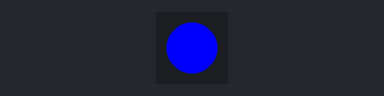
A sketch run on a simulated Arduino Uno, built with avr-gcc and run on an emulated ATmega328P. Shown: 1 RGB LEDs in strip order, left to right. EEPROM starts erased; what the sketch prints to the serial monitor is not drawn.

Above: at 2.2 s.
At 16.8 s:
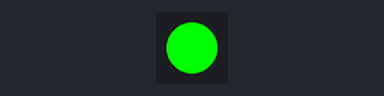
At 29.8 s:
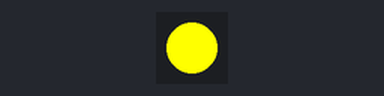
At 41.5 s:
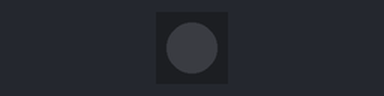
Timing chart, 0 to 41.6 s (numbered marks = the images above):
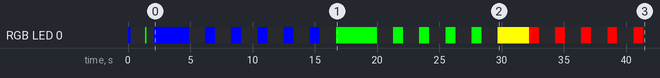

The sketch:

pixel_altimeter.ino
```cpp
// LED Skydive Altimeter by Martin Hovmöller
// To do:
// 1) Detect descent, don't light up LEDs on ascent.
// 2) Deep sleep power mode.
// 3) Make an array to handle the different altitudes.
#define simulation

#include <EEPROM.h>
#include <Wire.h>
#include <Adafruit_NeoPixel.h>
#include <Adafruit_BMP085.h>

Adafruit_BMP085 bmp;

#define PIN 2
Adafruit_NeoPixel strip = Adafruit_NeoPixel(1, PIN);

// Define different colors for easier use.
uint32_t blue      = strip.Color(0, 0, 255);
uint32_t green     = strip.Color(0, 255, 0);
uint32_t red       = strip.Color(255, 0, 0);
uint32_t yellow    = strip.Color(255, 255, 0);
uint32_t off       = strip.Color(0, 0, 0);

#ifdef simulation
  int agl                 = 4000; // Set this for simulating a jump
#else
  int agl                 = 0;
#endif
int baseline_address    = 1; // Address in the EEPROM where the baseline reading should be stored.
int powercycles_address = 0;
int startup             = 0;
int powercycles;
double baseline;

struct eeprom_entry {
  double field1;
  byte field2;
  char name[10];
};
eeprom_entry read_baseline;

// Sets the specified numbers of LEDs to the specifiedcolor.
int setLEDcolor(uint32_t color) {
  strip.setPixelColor(0, color);
  strip.show();
}

// Blinks the specified number of LED's at the specified interval, with the specified color.
int blinkLEDcolor(uint32_t color, int on_time, int off_time) {
  strip.setPixelColor(0, color);
  strip.show();
  delay(on_time);
  strip.setPixelColor(0, off);
  strip.show();
  delay(off_time);
}

void setup() {
  Serial.begin(9600);

  if (bmp.begin())
  Serial.println("BMP180 init success");
  else {
    Serial.println("BMP180 init fail (disconnected?)\n\n");
    while(1);
  }

  //<bmp.begin();
  strip.begin();
  strip.show();

  powercycles = (EEPROM.read(powercycles_address));

  // On the third power cycle, reset the calibration
  if (powercycles == 2) {
    baseline = bmp.readAltitude();
    EEPROM.put(baseline_address, baseline);

    blinkLEDcolor(red, 500, 500);
  }
  // Update the powercycle count.
  else {
    powercycles++;
    EEPROM.write(powercycles_address, powercycles);
    blinkLEDcolor(blue, 200, 200);
    delay(1000);
  }

  // Reset the power cycle count and read the baseline from EEPROM.
  powercycles = (0);
  EEPROM.write(0, powercycles);
  EEPROM.get(baseline_address, read_baseline);

  // Blink LED's green to indicate that the altimeter is running.
  blinkLEDcolor(green, 100, 100);
}

void loop() {
  #ifdef simulation
    agl = agl - 100;
    delay(500);
  #else
    agl = bmp.readAltitude() - read_baseline.field1;
  #endif

  // Light up or blink the LEDs in different colors depending on altitude.
  if (agl > 3500) {
    setLEDcolor(blue);
  }
  else if (agl >= 3000) {
    blinkLEDcolor(blue, 800, 800);
  }
  else if (agl >= 2500) {
    setLEDcolor(green);
  }
  else if (agl >= 2000) {
    blinkLEDcolor(green, 800, 800);
  }
  else if (agl >= 1500) {
    setLEDcolor(yellow);
  }
  else if (agl >= 1000) {
    blinkLEDcolor(red, 800, 800);
  }
  else if (agl >= 700) {
    setLEDcolor(red);
  }
  else {
    setLEDcolor(off);
  }
}
```

Measured:
- by itself, RGB LED 0: off → RGB(0, 0, 255) at 0.00 s, → off 0.20 s later, → RGB(0, 255, 0) 1.2 s later, → off 0.10 s later, … (37 changes in this stretch)
